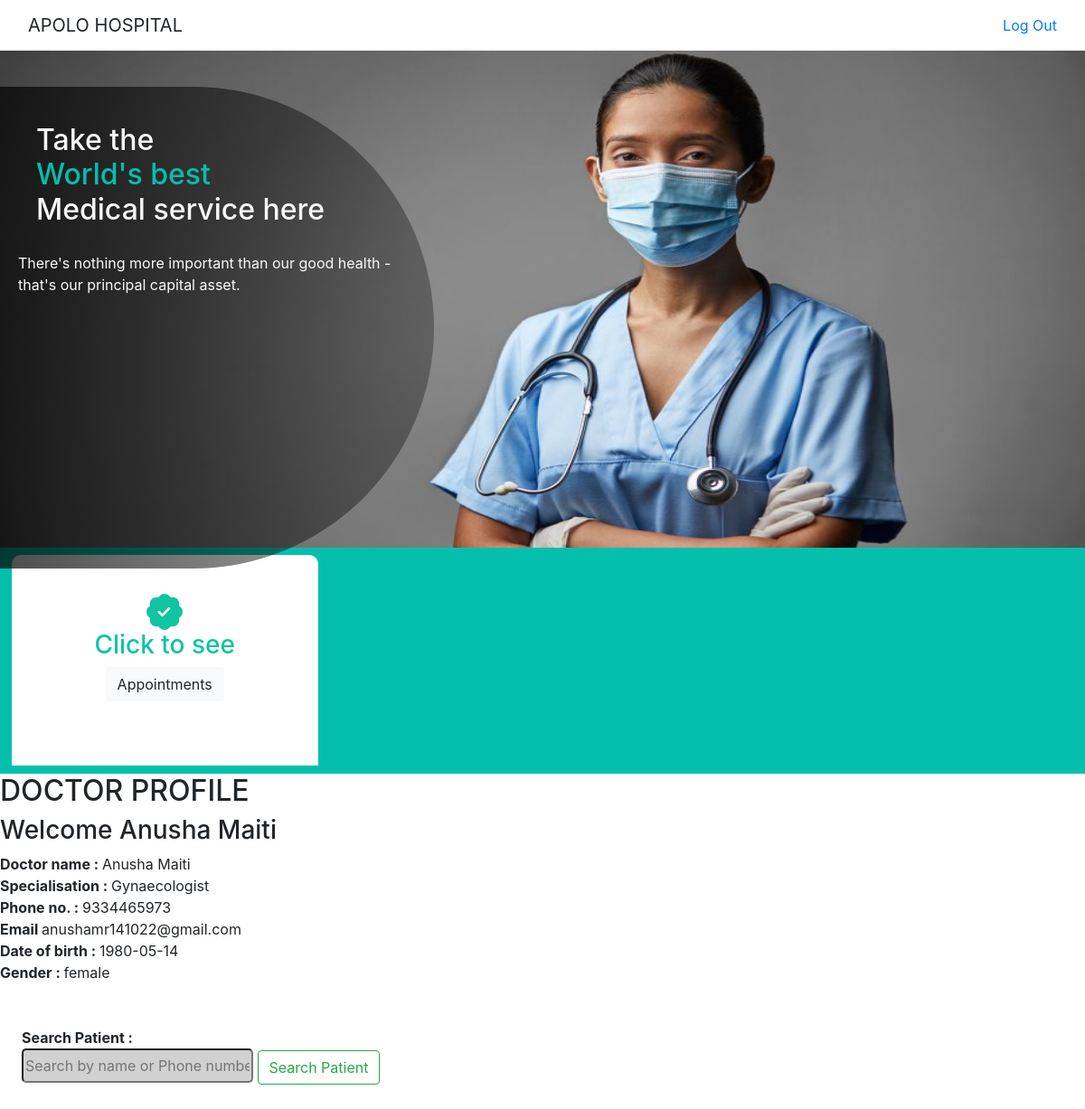
The page /doc_profile.php (signed in) on the database its author committed.
### tables this page shows
CREATE TABLE `doctors` (
  `id` int(5) NOT NULL,
  `name` varchar(50) NOT NULL,
  `sp` varchar(30) NOT NULL,
  `phno` varchar(10) NOT NULL,
  `email` varchar(40) NOT NULL,
  `pass` varchar(25) NOT NULL,
  `rpass` varchar(25) NOT NULL,
  `dob` date NOT NULL,
  `doj` date NOT NULL,
  `gender` varchar(6) DEFAULT NULL,
  `fees` double NOT NULL
);

### doc_session.php (called while the page is built, shortened)
<?php
        require("dbconn.php");
        $user_check = $_SESSION['login_user'];
        $ses = mysqli_query($connect,"SELECT name from doctors WHERE name = '$user_check' ");
        $row = mysqli_fetch_array($ses);
        $doc_session = $row['name'];
?>

### doc_profile.php (the view, shortened to what this page needs)
<?php
   include('doc_session.php');
?>
<html>
   <head>
      <link
         rel="stylesheet"
         href="https://stackpath.bootstrapcdn.com/bootstrap/4.3.1/css/bootstrap.min.css"
      />
   </head>
   <body>
      <nav class="navbar navbar-dark" style="background-color: white;">
         <div class="container-fluid">
               <a class="navbar-brand">APOLO HOSPITAL</a>
               <a href = "doc_logout.php">Log Out</a>
         </div>
      </nav>
      <div>
         <img src="p_profile.jpg" height="550px" width="100%">
         <div class="card-img-overlay text-light" style="text-align:left ; margin-top:8%; background-image: linear-gradient(to left,rgba(0, 0, 0, 0.3), rgba(0, 0, 0, 0.7));width : 40%;height:43%; border-radius : 0px 400px 400px 0px;">
               <h2 class="card-body"> Take the <div style='color: #05BFAD;'>World's best</div> Medical service here </h2>
               There's nothing more important than our good health - that's our principal capital asset.
         </div>
      </div>
      <div class="grid-container">
        <div class="grid-item" id="gc1">
            <div class="regicon">
            </div>
            <h3>Click to see </h3>
            <button class="btn btn-light" onclick="showApt()">Appointments </button><br>
        </div>
    </div>
      <?php
         echo "<h2>DOCTOR PROFILE </h2>";
         $name = $doc_session;
         echo "<h3>Welcome $name</h3>";
         $result = mysqli_query($connect, "SELECT name,sp,phno,email,dob,gender,id FROM doctors WHERE name = '$name';");
         $row = mysqli_fetch_array($result);
         echo "<b>Doctor name : </b>".$row[0]."<br><b>Specialisation : </b>".$row[1]. "<br><b>Phone no. : </b>" .$row[2]."<br><b>Email  </b>".$row[3]."<br><b>Date of birth : </b>".$row[4]."<br><b>Gender : </b>".$row[5]."<br><br>";
         $did = $row[6];
         $aptList = mysqli_query($connect, "SELECT pid,date_of_apt FROM appointments WHERE doc_id = '$did' AND date_of_apt>= CURDATE()");
         while($apt = mysqli_fetch_array($aptList)){
            echo "<p id = 'apt' style='display : none;'><b>Patient ID: </b>".$apt[0]."<b> Date of appointment : </b>".$apt[1]."</p><br>";
         }
      ?>
      <form method="post" action="/DBMS lab/doc_profile.php" style = "margin-left:2%;">
         <b>Search Patient : </b><br>
         <input type="text" name="searchvalue" placeholder="Search by name or Phone number" style="outline: none;height:38px;background:rgba(165, 165, 165, 0.507);border-radius:5px;">
         <input type="submit" class="btn btn-outline-success" name="Search" value="Search Patient"><br><br>
      </form>
   </body>
</html>

### doc_profile.php (style rules this page uses)
.grid-container { background-color: #05BFAD; display: grid; grid-column-gap: 10%; grid-template-columns: auto auto auto; color: #11C4A2; height : 250px; }
.grid-container #gc1 { background-color: white; width : 80%; height : 93%; margin-top : 2%; margin-left : 3%; padding: 10%; font-size: 18px; text-align: center; border-radius : 10px 10px 0px 0px; }

### rows shown on the page
doctors: name "Anusha Maiti", sp "Gynaecologist", phno "9334465973", email "anushamr141022@gmail.com", dob "1980-05-14", gender "female"
